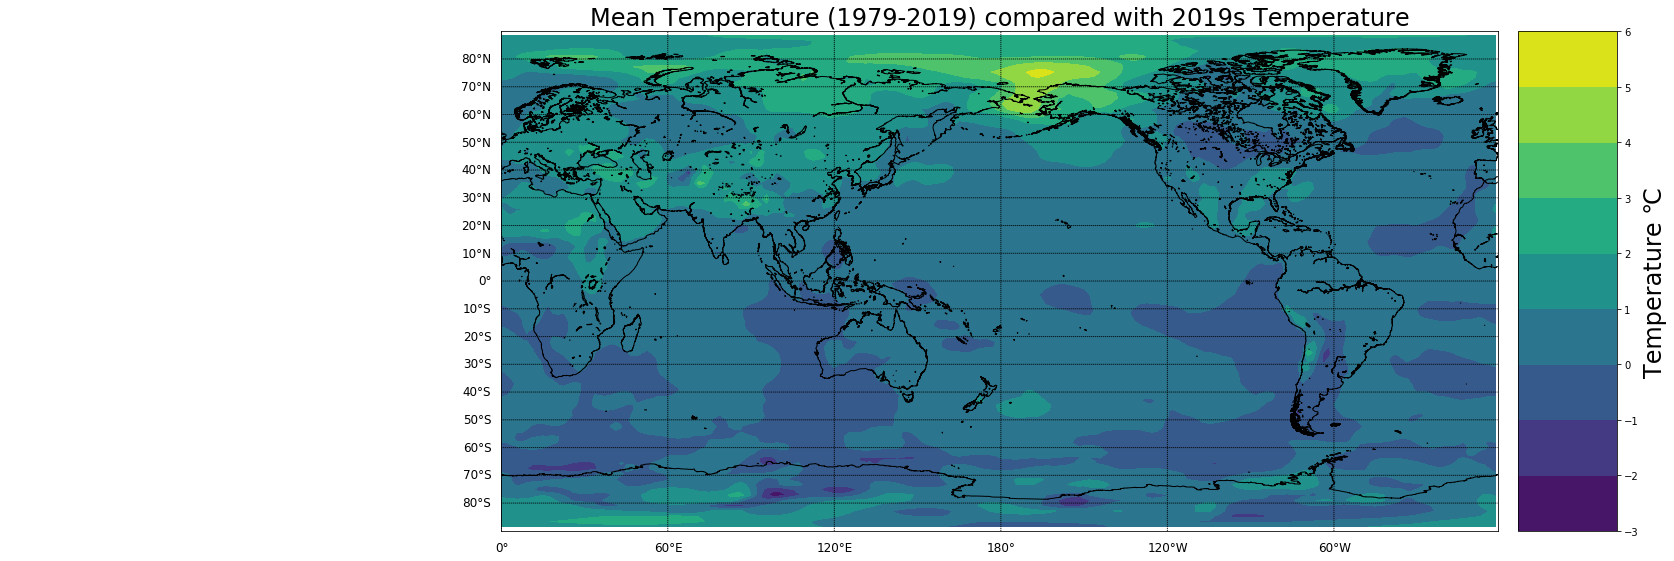

The Python source for this figure:
# -*- coding: utf-8 -*-
"""
Created on Wed Feb 12 17:31:49 2020

@author: stefa
"""
from netCDF4 import Dataset
import numpy as np
import matplotlib.pyplot as plt
from mpl_toolkits.basemap import Basemap 


def read_data(filename):
    '''
    reads the data from website

Parameters
    ----------
    filename : strg
        path and filename

Returns
    -------
    data : Dataset netCDF4._netCDF4.Dataset
            

'''
    data=Dataset(filename, mode= 'r')
    return data
    
def mean_temp(datas):
    """
    returns mean temperature of the data from 1979 - 2019


Parameters
    ----------
    datas : Dataset netCDF4._netCDF4.Dataset
        raw data from read_data(filename) method

Returns
    -------
    temp_av_1979_2019 : MaskedArray
        mean value for given data

"""
    temp = datas.variables['air'][372:-1]#starting month is (1979-1948)*12, end is -1 is last, last is not incl.
    temp -= 273
    #takes mean for each time with fix lat and lon.
    temp_av_1979_2019= np.mean(temp[:,:,:],axis = 0)
    temp_19=datas.variables['air'][841:-1]
    temp_19 -= 273
    temp_19_m = np.mean(temp_19[:,:,:],axis = 0)
    temp_diff = temp_19_m - temp_av_1979_2019
    return temp_diff
    
def plot_stuff(datas, mean_temp):
    """
        

Parameters
    ----------
    datas : netCDF4._netCDF4.Dataset
        raw data from input file returned by read_data(filename)
    mean_temp : MaskedArray
    DESCRIPTION.

Returns
    -------
    None.

"""
    plt.figure(figsize=(20,12))
    map = Basemap(projection="cyl", resolution='i', llcrnrlat=-90, urcrnrlat=90,llcrnrlon=0, urcrnrlon=359, ) 
    #map = Basemap(projection="cyl", resolution='c', llcrnrlon=-180, urcrnrlon=180) 
    map.drawcoastlines(color="black") 
    lons,lats = np.meshgrid(datas.variables['lon'][:], datas.variables['lat'][:]) 
    x,y = map(lons, lats)
    map.drawparallels(np.arange(-80., 81., 10.), labels=[1,0,0,0], fontsize=12)
    map.drawmeridians(np.arange(0, 360, 360/6.), labels=[0,0,0,1], fontsize=12)
    
    temp_plot = map.contourf(x, y, mean_temp, cmap=plt.cm.viridis) 
    cb = map.colorbar(temp_plot, "right", size="10%", pad="2%", extend = 'both')
    cb.set_label(u"Temperature \u2103",fontsize=24)
    plt.title("Mean Temperature (1979-2019) compared with 2019s Temperature",fontdict={'fontsize':24})
    plt.annotate('Data - CRU TS v4.02',(-178,-88), fontsize=6)
    plt.show() 
    plt.savefig("cruts_global.png")
    
if __name__=="__main__":
    daten = read_data('C:/Users/stefa/Documents/Informathik/air.2m.mon.mean-1.nc')
    avg_temp = mean_temp(daten)
    plot_stuff(daten,avg_temp)
